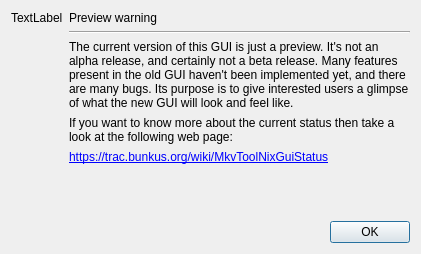
<?xml version="1.0" encoding="UTF-8"?>
<ui version="4.0">
 <class>mtx::gui::PreviewWarningDialog</class>
 <widget class="QDialog" name="mtx::gui::PreviewWarningDialog">
  <property name="geometry">
   <rect>
    <x>0</x>
    <y>0</y>
    <width>421</width>
    <height>254</height>
   </rect>
  </property>
  <property name="windowTitle">
   <string>This is a preview!</string>
  </property>
  <property name="modal">
   <bool>true</bool>
  </property>
  <layout class="QVBoxLayout" name="verticalLayout_3">
   <item>
    <layout class="QHBoxLayout" name="horizontalLayout_2">
     <item>
      <layout class="QVBoxLayout" name="verticalLayout">
       <item>
        <widget class="QLabel" name="iconLabel">
         <property name="sizePolicy">
          <sizepolicy hsizetype="Fixed" vsizetype="Fixed">
           <horstretch>0</horstretch>
           <verstretch>0</verstretch>
          </sizepolicy>
         </property>
         <property name="text">
          <string>TextLabel</string>
         </property>
        </widget>
       </item>
       <item>
        <spacer name="verticalSpacer">
         <property name="orientation">
          <enum>Qt::Vertical</enum>
         </property>
         <property name="sizeHint" stdset="0">
          <size>
           <width>20</width>
           <height>40</height>
          </size>
         </property>
        </spacer>
       </item>
      </layout>
     </item>
     <item>
      <layout class="QVBoxLayout" name="verticalLayout_2">
       <item>
        <widget class="QLabel" name="label_2">
         <property name="text">
          <string>Preview warning</string>
         </property>
        </widget>
       </item>
       <item>
        <widget class="Line" name="line">
         <property name="orientation">
          <enum>Qt::Horizontal</enum>
         </property>
        </widget>
       </item>
       <item>
        <widget class="QLabel" name="label">
         <property name="text">
          <string>The current version of this GUI is just a preview. It's not an alpha release, and certainly not a beta release. Many features present in the old GUI haven't been implemented yet, and there are many bugs. Its purpose is to give interested users a glimpse of what the new GUI will look and feel like.</string>
         </property>
         <property name="wordWrap">
          <bool>true</bool>
         </property>
        </widget>
       </item>
       <item>
        <widget class="QLabel" name="label_3">
         <property name="text">
          <string>If you want to know more about the current status then take a look at the following web page:</string>
         </property>
         <property name="wordWrap">
          <bool>true</bool>
         </property>
        </widget>
       </item>
       <item>
        <widget class="QLabel" name="label_4">
         <property name="text">
          <string>&lt;a href=&quot;https://trac.bunkus.org/wiki/MkvToolNixGuiStatus&quot;&gt;https://trac.bunkus.org/wiki/MkvToolNixGuiStatus&lt;/a&gt;</string>
         </property>
         <property name="textFormat">
          <enum>Qt::RichText</enum>
         </property>
         <property name="openExternalLinks">
          <bool>true</bool>
         </property>
         <property name="textInteractionFlags">
          <set>Qt::LinksAccessibleByKeyboard|Qt::LinksAccessibleByMouse</set>
         </property>
        </widget>
       </item>
       <item>
        <spacer name="verticalSpacer_2">
         <property name="orientation">
          <enum>Qt::Vertical</enum>
         </property>
         <property name="sizeHint" stdset="0">
          <size>
           <width>20</width>
           <height>40</height>
          </size>
         </property>
        </spacer>
       </item>
      </layout>
     </item>
    </layout>
   </item>
   <item>
    <layout class="QHBoxLayout" name="horizontalLayout">
     <item>
      <spacer name="horizontalSpacer">
       <property name="orientation">
        <enum>Qt::Horizontal</enum>
       </property>
       <property name="sizeHint" stdset="0">
        <size>
         <width>40</width>
         <height>20</height>
        </size>
       </property>
      </spacer>
     </item>
     <item>
      <widget class="QDialogButtonBox" name="buttonBox">
       <property name="orientation">
        <enum>Qt::Horizontal</enum>
       </property>
       <property name="standardButtons">
        <set>QDialogButtonBox::Ok</set>
       </property>
      </widget>
     </item>
    </layout>
   </item>
  </layout>
 </widget>
 <resources/>
 <connections>
  <connection>
   <sender>buttonBox</sender>
   <signal>accepted()</signal>
   <receiver>mtx::gui::PreviewWarningDialog</receiver>
   <slot>accept()</slot>
   <hints>
    <hint type="sourcelabel">
     <x>248</x>
     <y>254</y>
    </hint>
    <hint type="destinationlabel">
     <x>157</x>
     <y>274</y>
    </hint>
   </hints>
  </connection>
  <connection>
   <sender>buttonBox</sender>
   <signal>rejected()</signal>
   <receiver>mtx::gui::PreviewWarningDialog</receiver>
   <slot>reject()</slot>
   <hints>
    <hint type="sourcelabel">
     <x>316</x>
     <y>260</y>
    </hint>
    <hint type="destinationlabel">
     <x>286</x>
     <y>274</y>
    </hint>
   </hints>
  </connection>
 </connections>
</ui>
